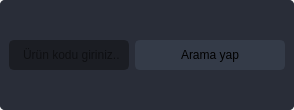
                   <widget class="QFrame" name="frame_2">
                    <property name="styleSheet">
                     <string notr="true">border-radius: 5px;</string>
                    </property>
                    <property name="frameShape">
                     <enum>QFrame::StyledPanel</enum>
                    </property>
                    <property name="frameShadow">
                     <enum>QFrame::Raised</enum>
                    </property>
                    <layout class="QVBoxLayout" name="verticalLayout_20">
                     <property name="spacing">
                      <number>0</number>
                     </property>
                     <property name="leftMargin">
                      <number>0</number>
                     </property>
                     <property name="topMargin">
                      <number>0</number>
                     </property>
                     <property name="rightMargin">
                      <number>0</number>
                     </property>
                     <property name="bottomMargin">
                      <number>0</number>
                     </property>
                     <item>
                      <widget class="QFrame" name="frame_div_content_2">
                       <property name="minimumSize">
                        <size>
                         <width>0</width>
                         <height>110</height>
                        </size>
                       </property>
                       <property name="maximumSize">
                        <size>
                         <width>16777215</width>
                         <height>110</height>
                        </size>
                       </property>
                       <property name="styleSheet">
                        <string notr="true">background-color: rgb(41, 45, 56);
border-radius: 5px;
</string>
                       </property>
                       <property name="frameShape">
                        <enum>QFrame::NoFrame</enum>
                       </property>
                       <property name="frameShadow">
                        <enum>QFrame::Raised</enum>
                       </property>
                       <layout class="QVBoxLayout" name="verticalLayout_21">
                        <property name="spacing">
                         <number>0</number>
                        </property>
                        <property name="leftMargin">
                         <number>0</number>
                        </property>
                        <property name="topMargin">
                         <number>0</number>
                        </property>
                        <property name="rightMargin">
                         <number>0</number>
                        </property>
                        <property name="bottomMargin">
                         <number>0</number>
                        </property>
                        <item>
                         <widget class="QFrame" name="frame_content_wid_2">
                          <property name="frameShape">
                           <enum>QFrame::NoFrame</enum>
                          </property>
                          <property name="frameShadow">
                           <enum>QFrame::Raised</enum>
                          </property>
                          <layout class="QHBoxLayout" name="horizontalLayout_18">
                           <item>
                            <layout class="QGridLayout" name="gridLayout_2">
                             <property name="bottomMargin">
                              <number>0</number>
                             </property>
                             <item row="0" column="1">
                              <widget class="QPushButton" name="pushButton_2">
                               <property name="minimumSize">
                                <size>
                                 <width>150</width>
                                 <height>30</height>
                                </size>
                               </property>
                               <property name="font">
                                <font>
                                 <family>Segoe UI</family>
                                 <pointsize>9</pointsize>
                                </font>
                               </property>
                               <property name="styleSheet">
                                <string notr="true">QPushButton {
	border: 2px solid rgb(52, 59, 72);
	border-radius: 5px;	
	background-color: rgb(52, 59, 72);
}
QPushButton:hover {
	background-color: rgb(57, 65, 80);
	border: 2px solid rgb(61, 70, 86);
}
QPushButton:pressed {	
	background-color: rgb(35, 40, 49);
	border: 2px solid rgb(43, 50, 61);
}</string>
                               </property>
                               <property name="text">
                                <string>Arama yap</string>
                               </property>
                               <property name="icon">
                                <iconset>
                                 <normaloff>:/Cavlak/icons/16x16/cil-folder-open.png</normaloff>:/Cavlak/icons/16x16/cil-folder-open.png</iconset>
                               </property>
                              </widget>
                             </item>
                             <item row="0" column="0">
                              <widget class="QLineEdit" name="lineEdit_2">
                               <property name="minimumSize">
                                <size>
                                 <width>0</width>
                                 <height>30</height>
                                </size>
                               </property>
                               <property name="styleSheet">
                                <string notr="true">QLineEdit {
	background-color: rgb(27, 29, 35);
	border-radius: 5px;
	border: 2px solid rgb(27, 29, 35);
	padding-left: 10px;
}
QLineEdit:hover {
	border: 2px solid rgb(64, 71, 88);
}
QLineEdit:focus {
	border: 2px solid rgb(91, 101, 124);
}</string>
                               </property>
                               <property name="text">
                                <string/>
                               </property>
                               <property name="placeholderText">
                                <string>Ürün kodu giriniz..</string>
                               </property>
                              </widget>
                             </item>
                            </layout>
                           </item>
                          </layout>
                         </widget>
                        </item>
                       </layout>
                      </widget>
                     </item>
                    </layout>
                   </widget>
